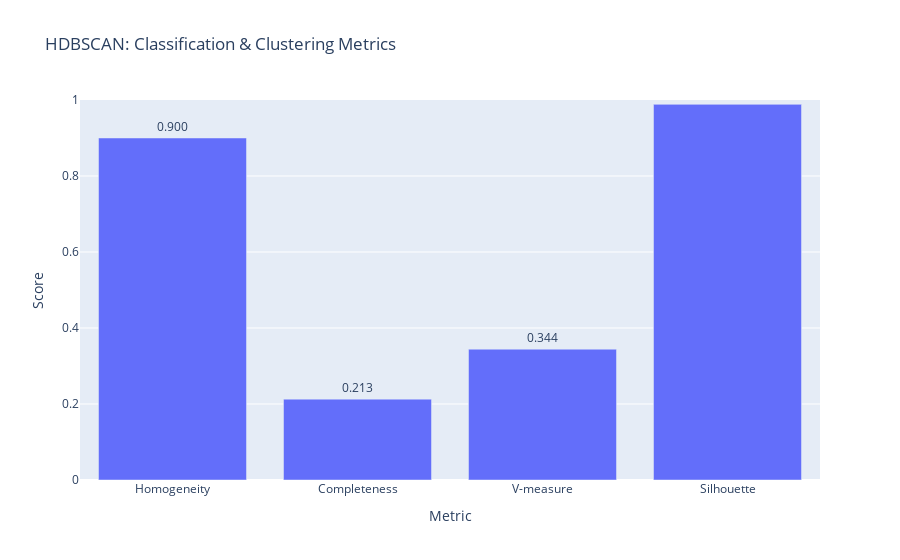

The notebook cell this image was saved under:
### Markdown cell above
### Every metric

### Code cell
# Visualize HDBSCAN metrics
metrics_display = hdb_metrics_df.reset_index()
fig = px.bar(
    metrics_display,
    x='index',
    y='score',
    title='HDBSCAN: Classification & Clustering Metrics',
    text='score'
)

fig.update_traces(texttemplate='%{text:.3f}', textposition='outside')
fig.update_layout(
    yaxis_range=[0, 1],
    xaxis_title="Metric",
    yaxis_title="Score",
    showlegend=False
)
fig.show()

### Figure 1 — Plotly figure (JSON) as saved in the notebook; plotly's stock layout.template omitted (floating-point values rounded to 4 significant figures)
{"data": [{"hovertemplate": "index=%{x}<br>score=%{text}<extra></extra>", "legendgroup": "", "marker": {"color": "#636efa", "pattern": {"shape": ""}}, "name": "", "orientation": "v", "showlegend": false, "text": [0.9, 0.2128, 0.3442, 0.9885], "textposition": "outside", "texttemplate": "%{text:.3f}", "type": "bar", "x": ["Homogeneity", "Completeness", "V-measure", "Silhouette"], "xaxis": "x", "y": [0.9, 0.2128, 0.3442, 0.9885], "yaxis": "y"}], "layout": {"barmode": "relative", "legend": {"tracegroupgap": 0}, "showlegend": false, "title": {"text": "HDBSCAN: Classification & Clustering Metrics"}, "xaxis": {"anchor": "y", "domain": [0, 1], "title": {"text": "Metric"}}, "yaxis": {"anchor": "x", "domain": [0, 1], "range": [0, 1], "title": {"text": "Score"}}}}
